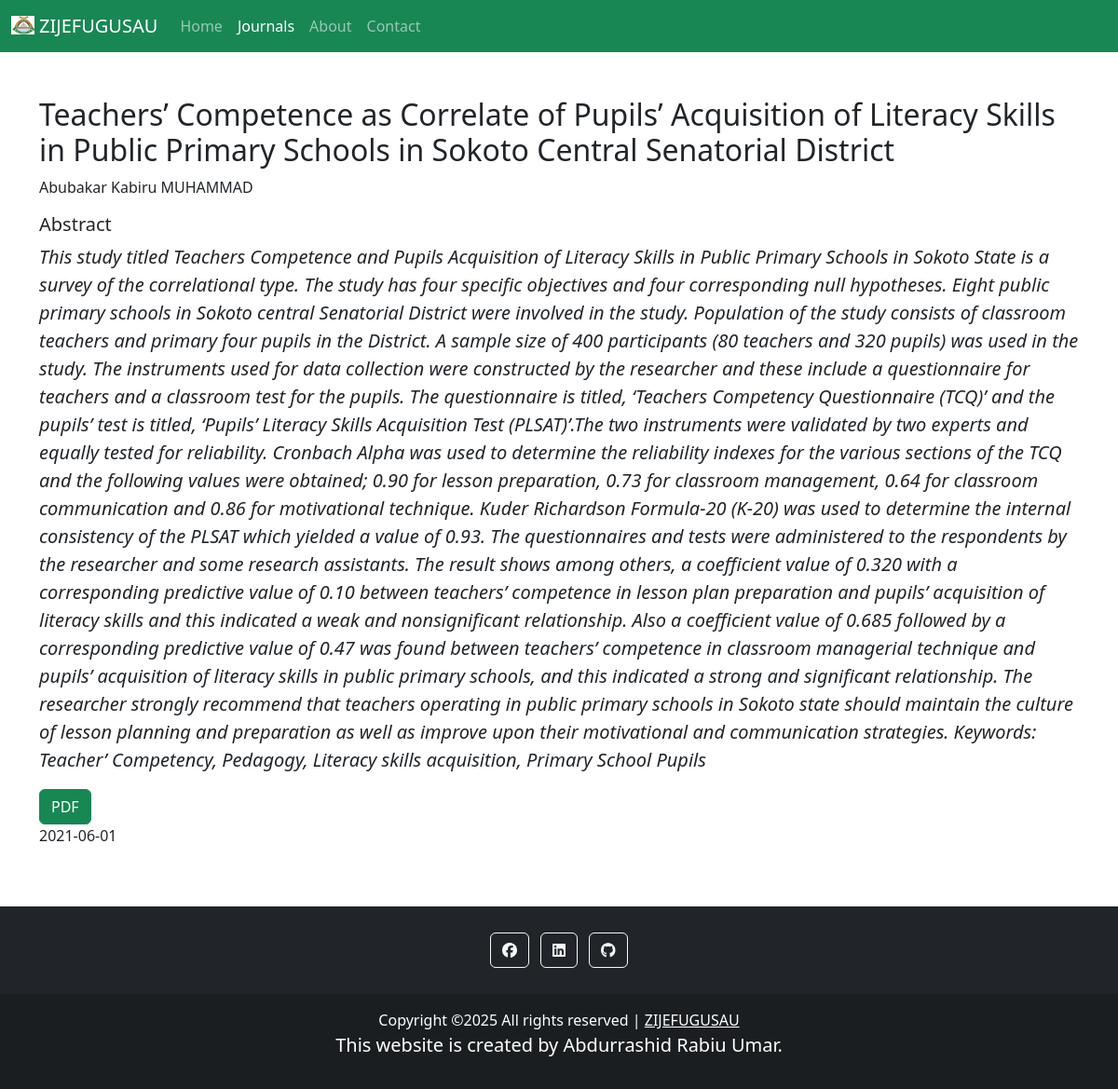
/read_article21.php, run on the app's committed database.
### tables this page shows
CREATE TABLE `articles` (
  `id` int(11) NOT NULL,
  `journals_id` int(11) NOT NULL,
  `author_name` varchar(300) NOT NULL,
  `article_name` varchar(300) NOT NULL,
  `abstract` text NOT NULL,
  `visible` tinyint(1) NOT NULL,
  `date` date NOT NULL,
  `pdf` varchar(300) NOT NULL
);

### read_article21.php (the view, shortened to what this page needs)
<?php
    require 'includes/connection.php';
?>
<!DOCTYPE html>
<html>
<head>
    <link rel='stylesheet' type='text/css' media='screen' href='css/styles.css'>
    <link rel='stylesheet' type='text/css' media='screen' href='css/bootstrap.css'>
    <link rel='stylesheet' type='text/css' media='screen' href='css/bootstrap.min.css'>
    <link rel='stylesheet' type='text/css' media='screen' href='fontawesome-free-6.2.0-web/css/all.css'>
    <link rel='stylesheet' type='text/css' media='screen' href='fontawesome-free-6.2.0-web/css/all.min.css'>
</head>
<body>
    <nav class="navbar navbar-dark bg-success navbar-expand-sm">
        <div class="container-fluid">
        <a class="navbar-brand" href="https://www.zijefugusau.com.ng"><img src="img/favicon.ico" alt=""style="height: 20px; width: 25px; margin-bottom: 5px; margin-right: 5px;">ZIJEFUGUSAU</a>
            <div class="collapse navbar-collapse" id="navbarNav">
                <ul class="navbar-nav">
                    <li class="nav-item">
                        <a class="nav-link" aria-current="page" href="index.php">Home</a>
                    </li>
                    <li class="nav-item">
                        <a class="nav-link active" aria-current="page" href="journals.php">Journals</a>
                    </li>
                    <li class="nav-item">
                        <a class="nav-link" aria-current="page" href="about.php">About</a>
                    </li>
                    <li class="nav-item">
                        <a class="nav-link" aria-current="page" href="contact.php">Contact</a>
                    </li>
                </ul>
            </div>
        </div>
    </nav>
    <div class="container mt-5 mb-5">
        <?php
            $query = "SELECT * FROM articles WHERE id = 21";
            $result = mysqli_query($conn, $query);
            while ($row = mysqli_fetch_assoc($result)){
                echo "<div class='row'>";
                    echo "<div class='col'>";
                        echo "<h2>{$row['article_name']}</h2>";
                        echo "<p>{$row['author_name']}</p>";
                        echo "<p class='h5'>Abstract</p>";
                        echo "<p class='lead fst-italic'>{$row['abstract']}</p>";
                        echo "<a href='pdf/{$row['pdf']}' class='btn btn-success'>PDF</a>";
                        echo "<p>{$row['date']}</p>";
                    echo "</div>";
                echo "</div>";
            }
        ?>
    </div>
    <footer class="bg-dark text-center text-white">
        <div class="container p-4 pb-0">
            <section class="mb-4">
            <a class="btn btn-outline-light btn-floating m-1" href="https://web.facebook.com/abdurrashid.rabiuumar.94" role="button">
                <i class="fab fa-facebook"></i>
            </a>
            <a class="btn btn-outline-light btn-floating m-1" href="https://www.linkedin.com/in/abdurrashid-rabiu-886220208/" role="button">
                <i class="fab fa-linkedin"></i>
            </a>
            <a class="btn btn-outline-light btn-floating m-1" href="https://github.com/Abdurrashid-Rabiu" role="button">
                <i class="fab fa-github"></i>
            </a>
            </section>
        </div>
        <div class="text-center p-3" style="background-color: rgba(0, 0, 0, 0.2);">
            Copyright &copy;<script>document.write(new Date().getFullYear());</script> All rights reserved | <a class="text-white" href="https://www.zijefugusau.com.ng">ZIJEFUGUSAU</a>
            <p class="lead">This website is created by Abdurrashid Rabiu Umar.</p>
        </div>
    </footer>
</body>
</html>

### css/styles.css (style rules this page uses)
img { height: 300px; width: 300px; }

### data on the page
articles: article_name "Teachers’ Competence as Correlate of Pupils’ Acquisition of Literacy Skills in Public Primary Schools in Sokoto Central Senatorial District", author_name "Abubakar Kabiru MUHAMMAD", abstract "This study titled Teachers Competence and Pupils Acquisition of Literacy Skills in Public Primary Schools in Sokoto State is a survey of the correlational type. The study has four specific objectives and four corresponding null hypotheses. Eight public primary schools in Sokoto central Senatorial District were involved in the study. Population of the study consists of classroom teachers and primary four pupils in the District. A sample size of 400 participants (80 teachers and 320 pupils) was used in the study. The instruments used for data collection were constructed by the researcher and these include a questionnaire for teachers and a classroom test for the pupils. The questionnaire is…", date "2021-06-01"
